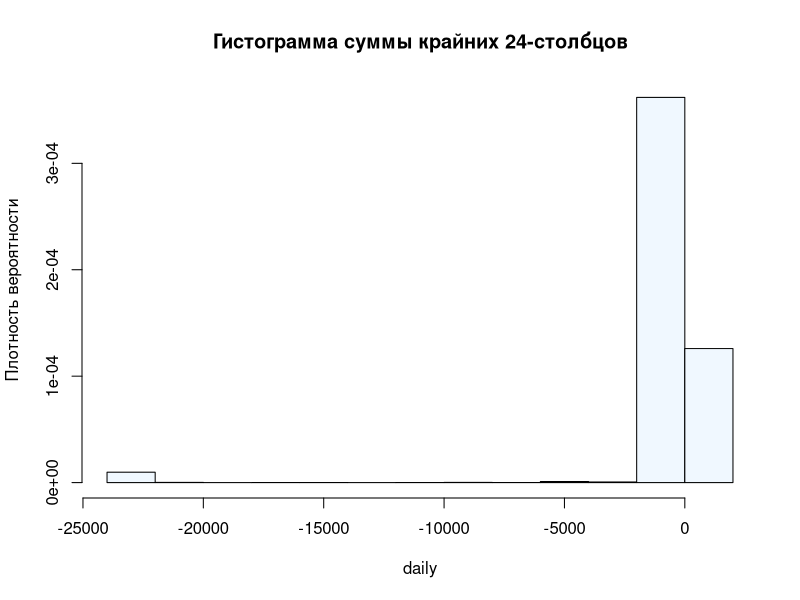
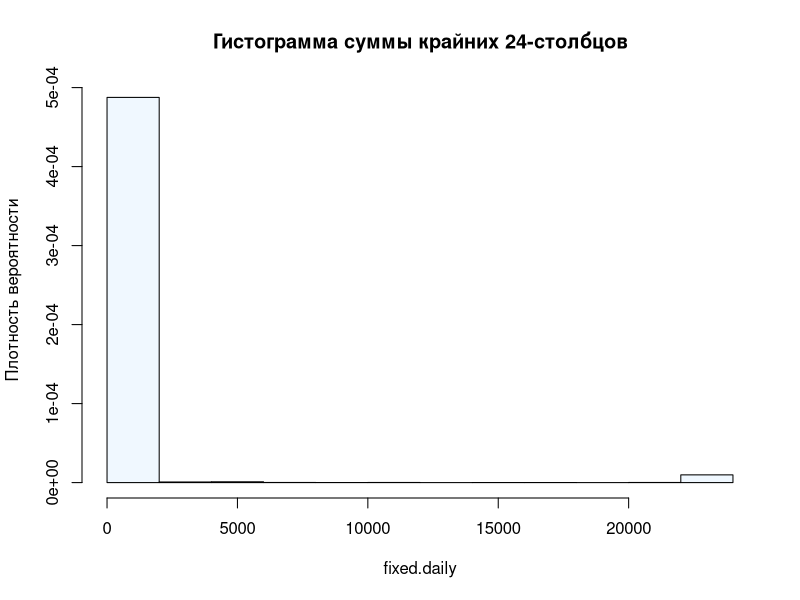

The R script that drew these images, in order:
## ---- chunk 1
knitr::opts_chunk$set(echo = TRUE)
## ---- chunk 2
data.df<-read.table(file='rnf6080.dat')
## ---- chunk 3
cat(colnames(data.df))
## ---- chunk 4
cat(data.df[5,7])
## ---- chunk 5
print(data.df[2, ])
names(data.df) <- c("year", "month", "day", seq(0,23))
## ---- chunk 6
print(head(data.df))
## ---- chunk 7
print(tail(data.df))
## ---- chunk 8
daily<-rowSums(data.df[,4:27])
data.df<-cbind(data.df,daily=daily)
hist(data.df[,"daily"], prob = TRUE, main = "Гистограмма суммы крайних 24-столбцов", xlab = "daily", ylab = "Плотность вероятности", col = "AliceBlue")
## ---- chunk 9
fixed.daily<-rowSums(abs(data.df[,4:27]))
fixed.df<-cbind(data.df, fixed.daily)
hist(fixed.df[,"fixed.daily"], prob = TRUE, main = "Гистограмма суммы крайних 24-столбцов", xlab = "fixed.daily", ylab = "Плотность вероятности", col = "AliceBlue")
## ---- chunk 10
v <- c("4", "8", "15", "16", "23", "42")
cat(v,
    "\nМаксимальное значение:", max(v),
    "\nВектор по возрастанию:", sort(v))
    #"\nСумма элементов вектора:", sum(v))
## ---- chunk 11
v2 <- c("5",7,12)
#v2[2] + v2[3]
## ---- chunk 12
df3 <- data.frame(z1="5",z2=7,z3=12)
print(df3)
cat("df3[1,2] + df3[1,3] =",df3[1,2] + df3[1,3])
## ---- chunk 13
l4 <- list(z1="6", z2=42, z3="49", z4=126)
print(l4)
cat("\nl4[[2]] + l4[[4]] =", l4[[2]] + l4[[4]])
#l4[2] + l4[4]
## ---- chunk 14
seq.inc372=seq(from=1,to=10000, by=372)
cat(seq.inc372)
## ---- chunk 15
seq.len50=seq(from=1,to=10000, length.out = 50)
cat(seq.len50)
## ---- chunk 16
cat(rep(1:5,times=3))
## ---- chunk 17
cat(rep(1:5,each=3))
